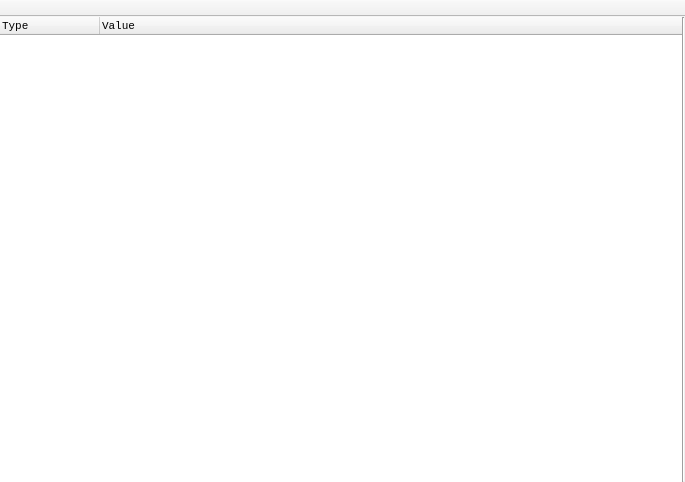
<?xml version="1.0" encoding="UTF-8"?>
<ui version="4.0">
 <class>WiimoteRawStream</class>
 <widget class="QMainWindow" name="WiimoteRawStream">
  <property name="geometry">
   <rect>
    <x>0</x>
    <y>0</y>
    <width>685</width>
    <height>482</height>
   </rect>
  </property>
  <property name="font">
   <font>
    <family>Monospace</family>
    <pointsize>8</pointsize>
   </font>
  </property>
  <property name="windowTitle">
   <string>MainWindow</string>
  </property>
  <property name="windowIcon">
   <iconset resource="../data/data.qrc">
    <normaloff>:/icon32.png</normaloff>:/icon32.png</iconset>
  </property>
  <widget class="QWidget" name="centralwidget">
   <layout class="QHBoxLayout" name="horizontalLayout">
    <property name="spacing">
     <number>0</number>
    </property>
    <property name="margin">
     <number>0</number>
    </property>
    <item>
     <widget class="QTreeWidget" name="treeWidget">
      <property name="sizePolicy">
       <sizepolicy hsizetype="Preferred" vsizetype="Preferred">
        <horstretch>0</horstretch>
        <verstretch>0</verstretch>
       </sizepolicy>
      </property>
      <property name="minimumSize">
       <size>
        <width>220</width>
        <height>0</height>
       </size>
      </property>
      <property name="frameShape">
       <enum>QFrame::NoFrame</enum>
      </property>
      <property name="frameShadow">
       <enum>QFrame::Plain</enum>
      </property>
      <property name="lineWidth">
       <number>0</number>
      </property>
      <column>
       <property name="text">
        <string>Type</string>
       </property>
      </column>
      <column>
       <property name="text">
        <string>Value</string>
       </property>
      </column>
     </widget>
    </item>
    <item>
     <widget class="Line" name="line">
      <property name="orientation">
       <enum>Qt::Vertical</enum>
      </property>
     </widget>
    </item>
   </layout>
  </widget>
  <widget class="QMenuBar" name="menubar">
   <property name="geometry">
    <rect>
     <x>0</x>
     <y>0</y>
     <width>685</width>
     <height>17</height>
    </rect>
   </property>
  </widget>
  <widget class="QToolBar" name="topTool">
   <property name="windowTitle">
    <string/>
   </property>
   <property name="movable">
    <bool>false</bool>
   </property>
   <property name="floatable">
    <bool>false</bool>
   </property>
   <attribute name="toolBarArea">
    <enum>TopToolBarArea</enum>
   </attribute>
   <attribute name="toolBarBreak">
    <bool>false</bool>
   </attribute>
  </widget>
 </widget>
 <resources>
  <include location="../data/data.qrc"/>
 </resources>
 <connections/>
</ui>
